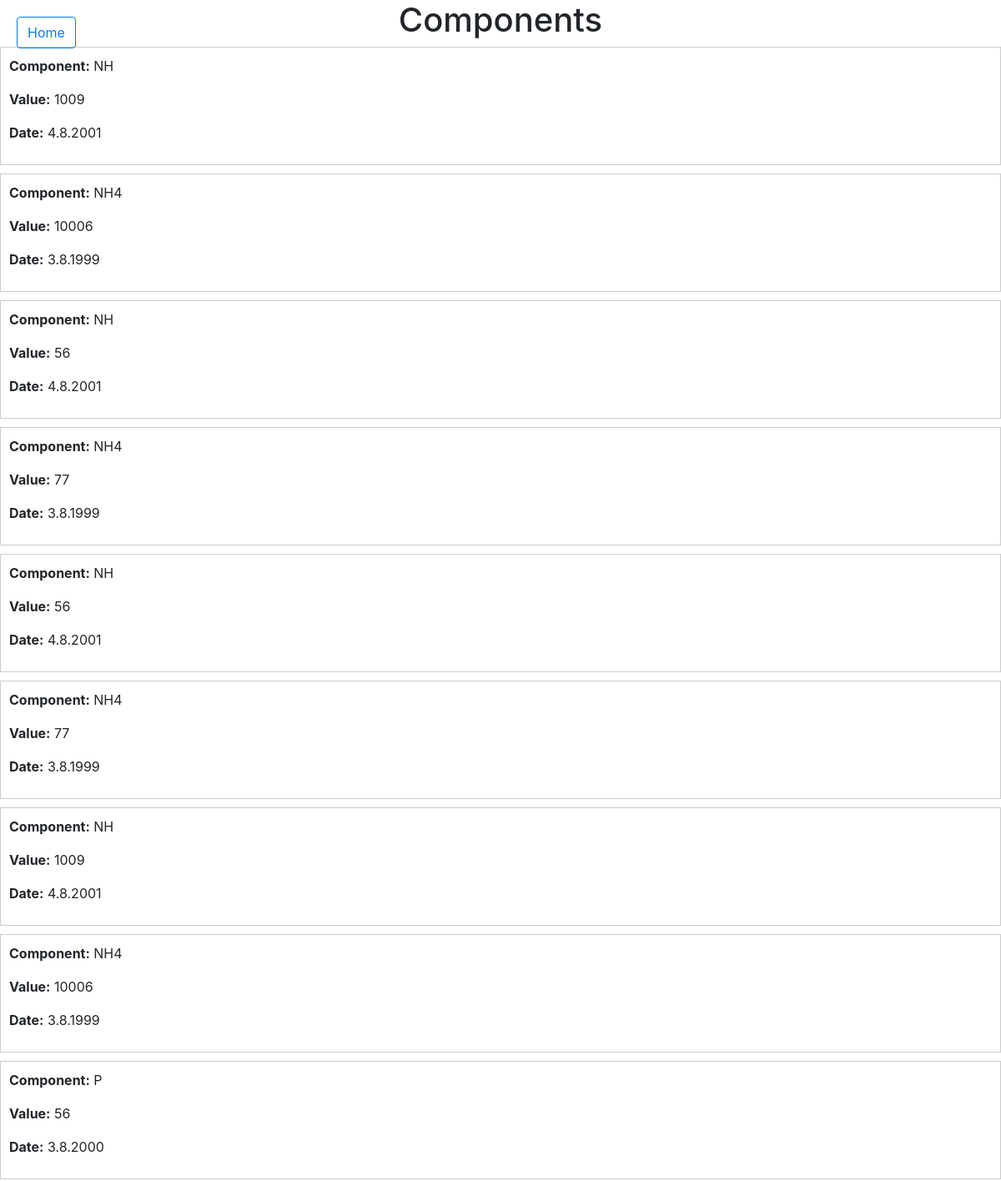
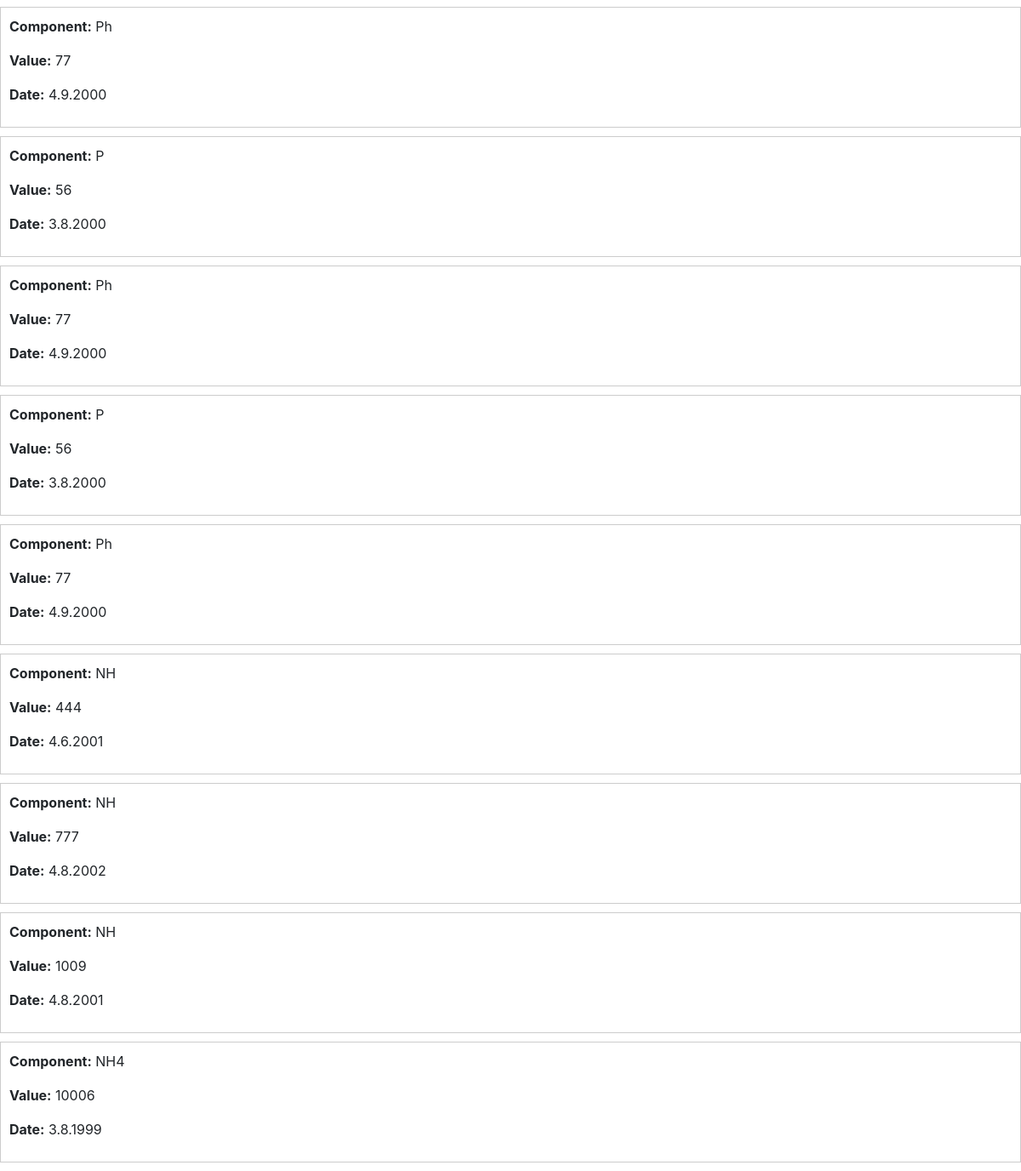
The page /auth/user/usercomponents (signed in) on the database its author committed (2 pictures, top to bottom).
### tables this page shows
CREATE TABLE user_components (
    id INTEGER PRIMARY KEY,
    user_id INTEGER NOT NULL,
    component TEXT NOT NULL,
    value INTEGER,
    date DATE DEFAULT CURRENT_DATE,
    FOREIGN KEY (user_id) REFERENCES users(email)
);

### website/auth.py (the view)
@auth.route('/user/usercomponents')
@is_logged_in
def userComponents():
        user_id = session.get('user_id')
        components= [{'component': component[0], 'value': component[1], 'date': component[2]} for component in website.models.UserComponents(user_id)]
        return render_template("userComponents.html", components_data=components)

### website/auth.py (called while the page is built)
def is_logged_in(view):
    @wraps(view)
    def wrapped_view(*args, **kwargs):
        if session.get('logged_in'):
            return view(*args, **kwargs)
        else:
            abort(403)  # Forbidden
    return wrapped_view

### website/models.py (called while the page is built)
def UserComponents(user_id) :
    conn = sqlite3.connect('user_database.db')
    cursor = conn.cursor()
    select_user_components_query = '''
    SELECT component,value,date
    FROM user_components,users
    WHERE users.email=user_components.user_id AND
    users.email= ?
    '''
    user_email = user_id
    cursor.execute(select_user_components_query, (user_email,))
    components = cursor.fetchall()
    conn.close()
    return components

### website/Templates/userComponents.html (shortened to what this page needs)
<!DOCTYPE html>
<html lang="en">
<head>
    <link href="https://stackpath.bootstrapcdn.com/bootstrap/4.5.2/css/bootstrap.min.css" rel="stylesheet">
</head>
<body>
    <h1 class="container-fluid center-content"> Components</h1>
    <a href="/auth/admin/home" class="btn btn-outline-primary home-button">Home</a>
    <div id="component-list">
        {% for component in components_data %}
            <div class="component-card" onclick="showComponentData('{{ component.component }}', '{{ component.value }}', '{{ component.date }}')">
                <div class="component-info">
                    <p><strong>Component:</strong> {{ component.component }}</p>
                    <p><strong>Value:</strong> {{ component.value }}</p>
                    <p><strong>Date:</strong> {{ component.date }}</p>
                </div>
            </div>
        {% endfor %}
    </div>
</body>
</html>

### website/Templates/userComponents.html (style rules this page uses)
.component-card { cursor: pointer; transition: background-color 0.3s ease; padding: 10px; border: 1px solid #ccc; margin-bottom: 10px; }
.center-content { display: flex; justify-content: center; align-items: center; }
.home-button { position: absolute; top: 20px; left: 20px; z-index: 1000; }

### rows shown on the page
user_components: component "NH", value "1009", date "4.8.2001"
user_components: component "NH4", value "10006", date "3.8.1999"
user_components: component "NH", value "56", date "4.8.2001"
user_components: component "NH4", value "77", date "3.8.1999"
user_components: component "NH", value "56", date "4.8.2001"
user_components: component "NH4", value "77", date "3.8.1999"
user_components: component "NH", value "1009", date "4.8.2001"
user_components: component "NH4", value "10006", date "3.8.1999"
user_components: component "P", value "56", date "3.8.2000"
user_components: component "Ph", value "77", date "4.9.2000"
user_components: component "P", value "56", date "3.8.2000"
user_components: component "Ph", value "77", date "4.9.2000"
user_components: component "P", value "56", date "3.8.2000"
user_components: component "Ph", value "77", date "4.9.2000"
user_components: component "NH", value "444", date "4.6.2001"
user_components: component "NH", value "777", date "4.8.2002"
user_components: component "NH", value "1009", date "4.8.2001"
user_components: component "NH4", value "10006", date "3.8.1999"
